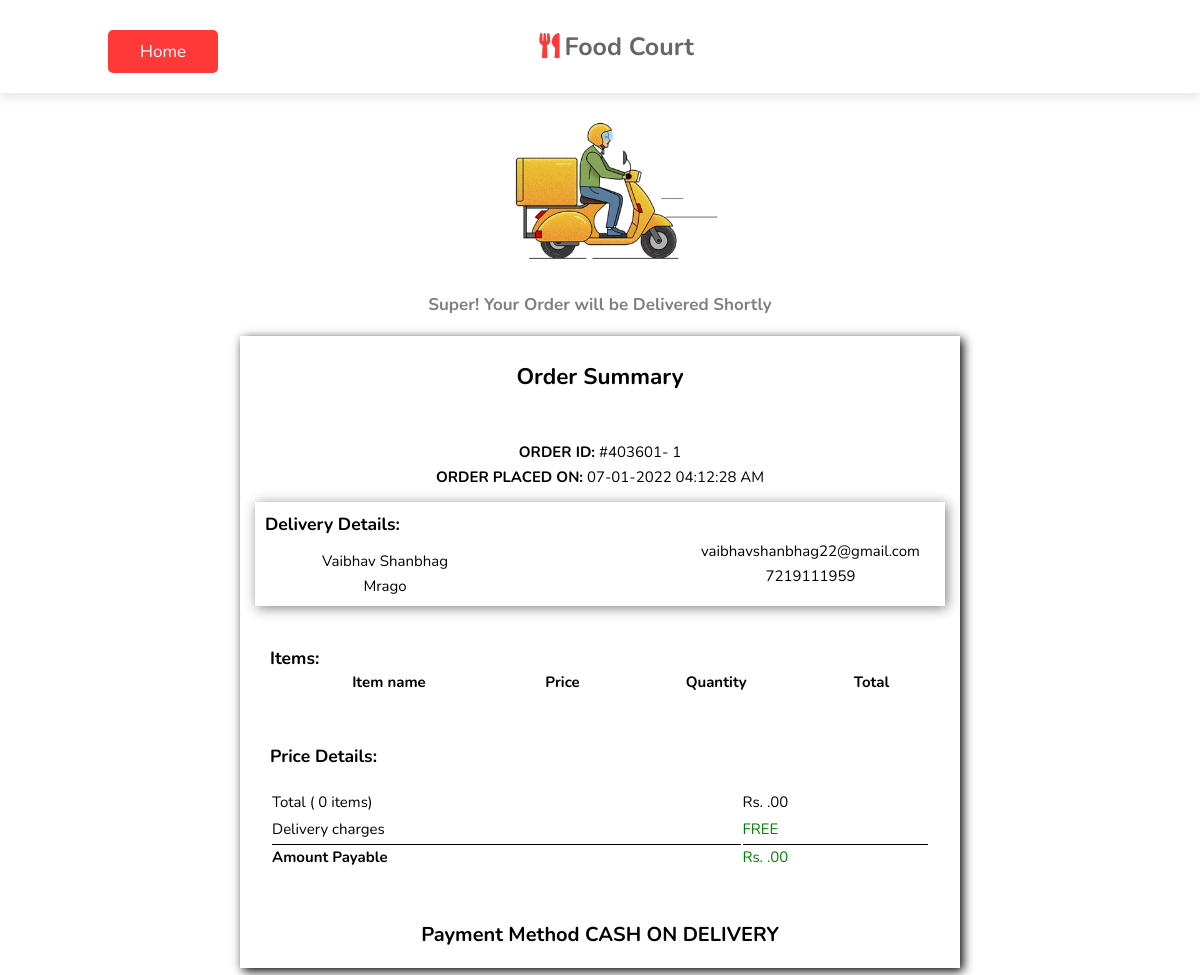
The app's page /order.php (signed in) with its own data.
### tables this page shows
CREATE TABLE `order` (
  `id` int(11) NOT NULL,
  `order_id` int(11) NOT NULL,
  `cust_id` int(11) NOT NULL,
  `food_id` int(11) NOT NULL,
  `quantity` int(11) NOT NULL,
  `total_price` int(11) NOT NULL,
  `date_time` datetime NOT NULL DEFAULT current_timestamp()
);

CREATE TABLE `customer` (
  `cust_id` int(11) NOT NULL,
  `name` varchar(255) NOT NULL,
  `mobile_number` varchar(10) NOT NULL,
  `email` varchar(255) NOT NULL,
  `address` varchar(255) NOT NULL,
  `password` varchar(255) NOT NULL
);

### public/order.php (the view, shortened to what this page needs)
<?php
    include("../private/dbconnect.php");
    $sql = "select * from `customer` where `cust_id`= '{$_SESSION['custid']}'";
    $run = mysqli_query($conn,$sql);
    $cust = mysqli_fetch_assoc($run);
?>
<!DOCTYPE html>
<html lang="en">
<head>
    <link rel="stylesheet" href="https://cdnjs.cloudflare.com/ajax/libs/font-awesome/5.15.3/css/all.min.css">
</head>
<body>
    <?php
        $sql = "select * from `order` where `order_id`= '{$_SESSION['custid']}'";
        $run = mysqli_query($conn,$sql);
        $order = mysqli_fetch_assoc($run);
    ?>
    <header>
        <a href="index.php" class="btn">Home</a>
        <a href="#" class="logo"><i class="fas fa-utensils"></i>Food Court</a>
    </header>
    <div class="delivery-image">
        <img src="images/delivery.gif" alt="" width="250">
    </div>
    <div class="message">
        <p class="message">Super! Your Order will be Delivered Shortly</p>
    </div>
    <div class="container">
        <h2>Order Summary</h2>
        <p class="oid"><span>ORDER ID:</span> #403601-
            <?php echo $order['order_id'] ?>
        </p>
        <p class="odate"><span>ORDER PLACED ON:</span>
            <?php echo date('d-m-Y H:i:s A'); ?>
        </p>
        <div class="custdetails">
            <h3>Delivery Details:</h3>
            <div class="custdetails0">
                <div class="custdetails1">
                    <p class="name">
                        <?php echo $cust['name'] ?>
                    </p>
                    <p class="address">
                        <?php echo $cust['address'] ?>
                    </p>
                </div>
                <div class="custdetails2">
                    <p class="email">
                        <?php echo $cust['email'] ?>
                    </p>
                    <p class="contact">
                        <?php echo $cust['mobile_number'] ?>
                    </p>
                </div>
            </div>
        </div>
        <div class="items">
            <h3>Items:</h3>
            <div class="item1">
                <table>
                    <tr>
                        <th>Item name</th>
                        <th>Price</th>
                        <th>Quantity</th>
                        <th>Total</th>
                    </tr>
                </table>
            </div>
        </div>
        <div class="price">
            <h3>Price Details:</h3>
            <table class="pricetable">
                <tr>
                    <td>Total (
                        <?php echo count($_SESSION['cart']) ?> items)
                    </td>
                    <td>Rs.
                        <?php echo $_SESSION['subtotal'] .".00" ?>
                    </td>
                </tr>
                <tr>
                    <td>Delivery charges</td>
                    <td style="color: green;">FREE</td>
                </tr>
                <tr class="final">
                    <td style="font-weight: bold;">Amount Payable</td>
                    <td style="color: green;">Rs.
                        <?php echo $_SESSION['subtotal'] .".00" ?>
                    </td>
                </tr>
            </table>
        </div>
        <p class="payment">Payment Method CASH ON DELIVERY</p>
    </div>
</body>
</html>

### public/order.php (style rules this page uses)
:root { --red: #ff3838; }
* { font-family: 'Nunito', sans-serif; margin: 0; padding: 0; box-sizing: border-box; outline: none; border: none; text-decoration: none; transition: all .2s linear; list-style: none; }
html { font-size: 62.5%; scroll-behavior: smooth; scroll-padding-top: 6rem; }
header { position: fixed; top: 0; left: 0; right: 0; z-index: 1000; display: flex; align-items: center; background: #fff; padding: 2rem 9%; box-shadow: 0 .5rem 1rem rgba(0, 0, 0, .1); text-align: center; }
header .logo { font-size: 2.5rem; font-weight: bolder; color: #666; text-decoration: none; width: 81%; }
header .logo i { padding-right: .5rem; color: var(--red); }
.btn { display: inline-block; padding: .8rem 3rem; border: .2rem solid var(--red); color: var(--red); cursor: pointer; font-size: 1.7rem; border-radius: .5rem; position: relative; overflow: hidden; z-index: 0; margin-top: 1rem; background-color: var(--red); color: white; }
.container { max-width: 60%; height: 100%; margin: 20px auto; transform: translate3d(0, 0, 10px); box-shadow: 3px 3px 10px black; font-size: 15px; padding: 20px 0; }
.container span { font-weight: bold; }
.container h2, p { text-align: center; margin-top: 5px; }
.container .oid { margin-top: 50px; }
.custdetails { margin: 15px; padding: 10px; box-shadow: 2px 2px 12px gray; }
.custdetails0 { display: flex; }
.custdetails .custdetails1 { width: 100%; display: flex; margin: 10px 0 0 5px; }
.custdetails .custdetails1 { display: flex; flex-direction: column; width: 230px; }
.custdetails2 { justify-content: flex-end; margin-left: 30%; }
.items { margin: 40px 30px 30px 30px; }
table { width: 100%; }
table td { height: 40px; text-align: center; border-bottom: 1px solid black; }
.price { margin: 50px 30px 50px 30px; }
.pricetable { margin-top: 20px; }
.pricetable td { border-bottom: none; height: 25px; text-align: left; }
.pricetable .final { margin-top: 40px; }
.pricetable .final td { border-top: 1px solid black; border-bottom: none; }
.payment { font-weight: bold; font-size: 20px; }
.delivery-image { display: flex; margin: 100px 0 0 0; justify-content: center; }
.delivery-image img { -webkit-transform: scaleX(-1); transform: scaleX(-1); }
.message p { text-align: center; margin-top: 5px; font-size: 17px; font-weight: bold; color: #808080; }

### records on screen
order: order "1"
customer: name "Vaibhav Shanbhag", address "Mrago", email "vaibhavshanbhag22@gmail.com", mobile_number "7219111959"

### other values on screen
count($_SESSION['cart']) "0"
